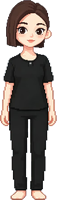
#> input picture 主角/boss-doubao.png, 57 x 200 px, given in place of deepseek.png, which was not available
$ python make-hero-sprite.py
#> lines starting #> are read from the running program, lines starting #| are printed output that depends on the picture; after the words box and inside, x2 and y2 are one past the last pixel; in counts of white or black regions, pixels touching at a corner belong together; pictures that were not available may be replaced by others from this repository, and a replacement may not be noted
# -*- coding: utf-8 -*-
"""
tools/make-hero-sprite.py —— 把 主角/deepseek.png 加工成游戏用的主角贴图

原图是「黑底、无透明通道（RGB）」的像素风立绘，直接用会在草地上糊出一块黑方块。
这个脚本只做三件事：

  1. 抠底：按亮度做软边 alpha（纯黑→全透明，边缘保留半透明，避免锯齿）；
  2. 裁剪：去掉四周空白，并把**双脚中心**对齐到贴图的**底部正中**，
     这样游戏里只要把「贴图底部中点」放在主角坐标上，转身/缩放/旋转都自然；
  3. 缩放：缩到 200px 高（游戏里画成 ~52px，DPR 1.5 下仍然清晰），并做轻微去黑边。

用法：
    python tools/make-hero-sprite.py

输出：
    主角/hero-deepseek.png     —— 带透明通道的主角贴图（原图不动）

参数都在下面 CONFIG 里，想换尺寸/软边强度改这里就行。
"""

import os
import numpy as np
from PIL import Image, ImageFilter

HERE = os.path.dirname(os.path.abspath(__file__))
ROOT = os.path.dirname(HERE)

CONFIG = {
    "src": os.path.join(ROOT, "主角", "deepseek.png"),
    "dst": os.path.join(ROOT, "主角", "hero-deepseek.png"),
    # 亮度 <= LO 全透明，>= HI 全不透明（原图底色是最亮的通道都 <20 的近黑）
    "lo": 10,
    "hi": 30,
    # 去黑边：把半透明像素的颜色往「纯色」方向拉一点，草地上不会有一圈灰边
    "defringe": 0.55,
    # 输出高度（像素）；游戏里按 HERO_SPRITE_H 缩放显示
    "out_h": 200,
    # 顺带导出一张封面用的大图（同一个裁剪，只是不缩小）
    "cover_dst": os.path.join(ROOT, "主角", "hero-deepseek-big.png"),
    "cover_h": 620,
    # 双脚中心相对「内容水平中心」的偏移容差检查用，不参与计算
    "feet_band": 0.055,   # 取内容最下方 5.5% 的行来估计双脚中心
}


def main():
    cfg = CONFIG
    im = Image.open(cfg["src"]).convert("RGB")
    a = np.asarray(im).astype(np.float32)
    lum = a.max(axis=2)
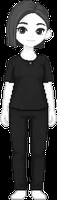
#> lum: shape (200, 57) float32; min 0, max 255, mean 64.6

    # ---- 1. 软边 alpha ----
    alpha = np.clip((lum - cfg["lo"]) / max(1.0, cfg["hi"] - cfg["lo"]), 0.0, 1.0)

    # ---- 2. 裁剪到内容 ----
    solid = alpha > 0.06
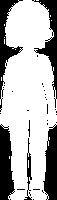
#> solid: shape (200, 57) bool; 70.7% white; 31 black regions (26 under 20 px), largest, box (x1, y1, x2, y2) and area: (0, 124, 15, 200) 824, (43, 124, 57, 200) 779, (32, 0, 57, 108) 763, (0, 0, 23, 112) 749, (24, 138, 32, 200) 148
    ys, xs = np.where(solid)
#> ys = 8061 values from 0 to 199; xs = 8061 values, max 56 at index 4198, min 0 at index 4145, mean 28
    x0, x1, y0, y1 = xs.min(), xs.max() + 1, ys.min(), ys.max() + 1
#> x0 = 0; x1 = 57; y0 = 0; y1 = 200
    print("原图 %dx%d，内容框 x[%d,%d) y[%d,%d) = %dx%d"
          % (im.width, im.height, x0, x1, y0, y1, x1 - x0, y1 - y0))
#| 原图 57x200，内容框 x[0,57) y[0,200) = 57x200

    rgb = a[y0:y1, x0:x1]
    alp = alpha[y0:y1, x0:x1]
    h, w = alp.shape
#> h = 200; w = 57

    # 双脚中心：最下面一条横带里，只取「靠近画面水平中心 70%」的部分（排除右下角的金色光效）
    band = max(4, int(round(h * cfg["feet_band"])))
#> band = 11
    sub = alp[h - band:, :]
    cols = sub.sum(axis=0)
#> cols = 57 values, max 10.9 at index 15, min 0 at index 0, mean 5.82
    lo_c, hi_c = int(w * 0.15), int(w * 0.85)
#> lo_c = 8; hi_c = 48
    core = cols[lo_c:hi_c]
#> core = 40 values, max 10.9 at index 7, min 2 at index 19, mean 8.22
    if core.sum() <= 0:                     # 兜底：整幅的 alpha 质心
        core = cols
        lo_c = 0
    feet_x = float(np.dot(np.arange(lo_c, lo_c + len(core)), core) / core.sum())
#> feet_x = 28.03
    print("双脚中心 x = %.1f（内容宽 %d，占比 %.3f）" % (feet_x, w, feet_x / w))
#| 双脚中心 x = 28.0（内容宽 57，占比 0.492）

    # ---- 3. 双脚中心对齐到贴图底部正中 ----
    half = max(feet_x, w - feet_x)
#> half = 28.97
    out_w = int(round(half * 2))
#> out_w = 58
    canvas = np.zeros((h, out_w, 4), dtype=np.float32)
    off = int(round(out_w / 2 - feet_x))
#> off = 1
    canvas[:, off:off + w, 0:3] = rgb
    canvas[:, off:off + w, 3] = alp * 255.0
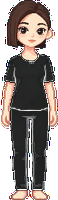
#> canvas: shape (200, 58, 4) float32; mean R, G, B, A 62.3, 52.8, 48.3, 168.2; transparent parts drawn white

    # 去黑边：半透明像素的颜色里混了底色黑，按 alpha 反推一点回去
    k = cfg["defringe"]
    if k > 0:
        a_n = canvas[:, :, 3:4] / 255.0
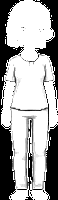
#> a_n: shape (200, 58, 1) float32; min 0, max 1, mean 0.66
        weak = (a_n > 0.02) & (a_n < 0.98)
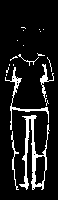
#> weak: shape (200, 58, 1) bool; 10.8% white in thin lines or dots, all inside (x1, y1, x2, y2) = (5, 27, 54, 190)
        boosted = np.clip(canvas[:, :, 0:3] / np.maximum(a_n, 0.25), 0, 255)
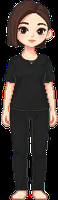
#> boosted: shape (200, 58, 3) float32; mean R, G, B 63.8, 54.4, 49.9
        canvas[:, :, 0:3] = np.where(weak, canvas[:, :, 0:3] * (1 - k) + boosted * k, canvas[:, :, 0:3])
#> canvas: shape (200, 58, 4) float32; 10.78% of pixels changed, all inside (x1, y1, x2, y2) = (5, 27, 54, 190)

    sprite = Image.fromarray(np.clip(canvas, 0, 255).astype(np.uint8), "RGBA")

    # ---- 4. 缩放到目标高度 ----
    scale = cfg["out_h"] / sprite.height
#> scale = 1
    sprite = sprite.resize((max(1, int(round(sprite.width * scale))), cfg["out_h"]), Image.LANCZOS)

    # 再收一次几乎全透明的边（LANCZOS 会在最外圈留一圈 alpha≈1 的像素）
    arr = np.asarray(sprite).copy()
    arr[:, :, 3] = np.where(arr[:, :, 3] < 6, 0, arr[:, :, 3])
    sprite = Image.fromarray(arr, "RGBA")

    sprite.save(cfg["dst"], optimize=True)
    print("输出 %s —— %dx%d，%.1f KB（底部中点＝双脚，游戏里按底部中点定位）"
          % (os.path.relpath(cfg["dst"], ROOT), sprite.width, sprite.height,
             os.path.getsize(cfg["dst"]) / 1024.0))
#| 输出 主角/hero-deepseek.png —— 58x200，15.7 KB（底部中点＝双脚，游戏里按底部中点定位）

    # ---- 5. 封面尺寸的大图（裁剪/对齐完全一样，只是不缩小到 200） ----
    big = Image.fromarray(np.clip(canvas, 0, 255).astype(np.uint8), "RGBA")
    scale = cfg["cover_h"] / big.height
#> scale = 3.1
    big = big.resize((max(1, int(round(big.width * scale))), cfg["cover_h"]), Image.LANCZOS)
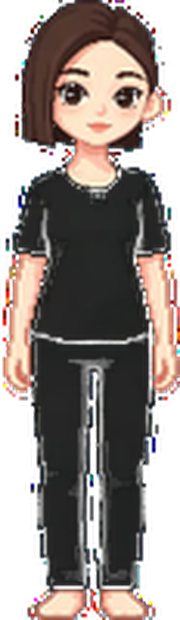
#> big: PIL image 180x620 RGBA; mean R, G, B, A 71.7, 60.7, 56.6, 167.7; transparent parts drawn white
    barr = np.asarray(big).copy()
    barr[:, :, 3] = np.where(barr[:, :, 3] < 6, 0, barr[:, :, 3])
#> barr: shape (620, 180, 4); 2.63% of pixels changed, all inside (x1, y1, x2, y2) = (0, 0, 180, 620)
    big = Image.fromarray(barr, "RGBA")
    big.save(cfg["cover_dst"], optimize=True)
    print("输出 %s —— %dx%d，%.1f KB（封面/头像用）"
          % (os.path.relpath(cfg["cover_dst"], ROOT), big.width, big.height,
             os.path.getsize(cfg["cover_dst"]) / 1024.0))
#| 输出 主角/hero-deepseek-big.png —— 180x620，132.4 KB（封面/头像用）


if __name__ == "__main__":
    main()
